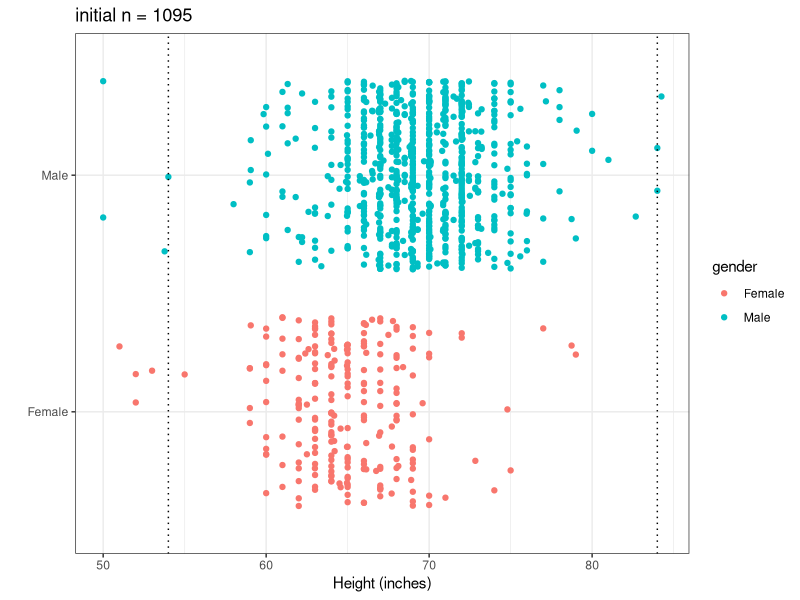
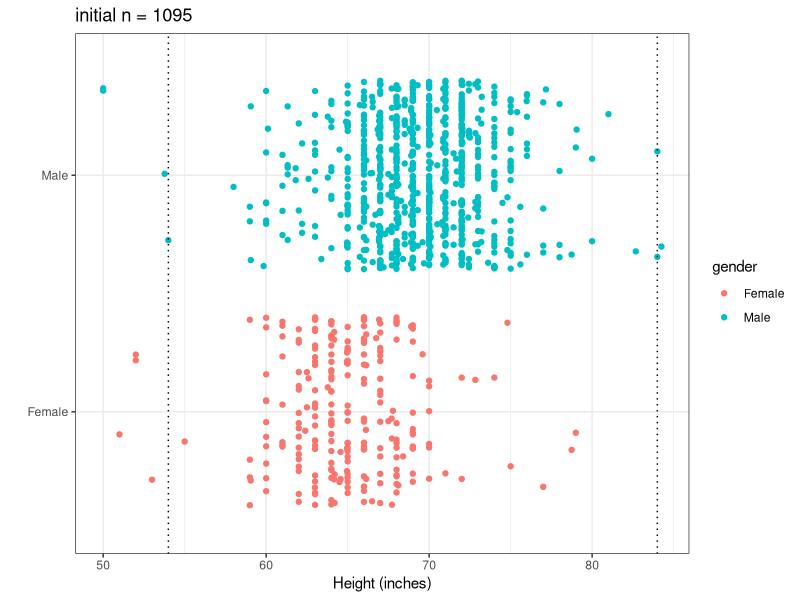

Write the R code that produced these figures, in order.

library(tidyverse)
library(dslabs)

# From: Intro to Data Science
# by Rafael A. Irizarry
# http://rafalab.dfci.harvard.edu/dsbook-part-1/

### Section 17 String Processing ####

# In section 17.7, we deal with a dataset of self-reported heights collected from a sample of students:
heights %>% as_tibble() # cleaned version of the data
reported_heights %>% as_tibble() # the original survey data (pre-cleaning)
# note that the cleaned version has had some of the rows removed already
# the original survey data has the height info stored within strings
# different respondents (students) formatted/entered their height differently... we have heterogeneity in units, format/punctuation, as well as obvious errors etc 

# In this script, we'll use stringr functions to clean up reported_heights
# the desired output is numerical data on each student's height, in consistent measurement units (let's go w/ inches), with values we know are impossible replaced w/ NA

# This is a process... we'll do as well as we can!

# I'm going to build it up step-by-step, and use a github repo to demo the process...

reported_heights$height
# To start, let's build something that handles the diversity of cases we get in a small subset, say, the first 150 entries.
reported_heights$height[1:150]

# Can we describe some of the heterogeneity here?
# 1. whole (integer) numbers between XX-XX that can be assumed as human heights in inches. what XX-XX? 48-84 seems reasonable (4 feet - 7 feet)
# 2. whole (integer) numbers that are between 4-7, that we assume are heights given in feet
  # 2b. decimal numbers between 4-7, that we assume are `feet.inches`
  # 2c. numbers with an intervening space, and the first one is is an integter between 4-7, that we assume are `feet inches`
# 3. decimal numbers that are between 48-84, that we assume are given in inches
# 4. whole (integer) or decimal numbers that are between 120ish - 210ish, that we assume are heights in cm
# 5. really big numbers that we assume are errors
# 6. numbers with ' separator that can be converted to feet and inches
  # 6b. numbers with , separator that can be converted to feet and inches
# ...

n_samp <- nrow(reported_heights)

output_df <- reported_heights[1:n_samp,] %>% 
  mutate(height = str_replace(height, '\'', '\' ')) %>% 
  mutate(height = str_replace(height, ',', ' ')) %>%  # to handle ',' as foot,inches sep 
  mutate(height = str_replace(height, '  ', ' ')) %>% # let's get spaces as separators
  pull(height) %>% 
  str_split_fixed(., pattern = ' ', n = Inf) %>% # then carve at the spaces
  data.frame() %>% 
  mutate(part_1_num = as.numeric(str_remove_all(X1, pattern = '[^0-9.]'))) %>% 
  mutate(part_2_num = as.numeric(str_remove_all(X2, pattern = '[^0-9.]'))) %>% 
  rename('part_1' = X1, 'part_2' = X2) %>% 
  mutate(height_inches = case_when(
    part_1_num > 48 & part_1_num <= 84 ~ part_1_num,
    part_1_num > 120 & part_1_num <= 215 ~ part_1_num / 2.54,
    part_1_num > 4 & part_1_num <= 7 ~ part_1_num * 12,
    part_1_num > 1.2 & part_1_num <= 2 & is.na(part_2_num) ~ part_1_num * 100 / 2.54, # let's assume a v. small number is m
    TRUE ~ NA
  )) %>% 
  mutate(height_inches = ifelse(part_2 != '' & part_2_num <= 12, height_inches + part_2_num, height_inches)) %>% 
  mutate(decimal_as_inches = part_1_num > 4 & part_1_num <= 7 & (as.character(round((part_1_num - floor(part_1_num)), digits = 2)) %in% as.character(round(seq(0.1, 0.9, by = 0.1), digits = 2)))) %>% # note the ambiguity, is 5.3s a 5'3"? I will assume as much.
  # this is clunky due to floating point
  mutate(height_inches = ifelse(decimal_as_inches == T, floor(part_1_num) * 12 + 10 * (part_1_num %% floor(part_1_num)), height_inches)) %>% # extra step for the decimal_as_inches format
  mutate(orig = reported_heights[1:n_samp, 'height']) %>% 
  mutate(gender = reported_heights[1:n_samp, 'sex']) %>% 
  select(gender, orig, height_inches)
  
# inspect the output to see if it makese sense
# let's list some cases that need to be handled still:
# row 40 is feet.inches (pretty common format I think)... DONE

# let's take a look at the distribution for the first 150 after cleaning, then expand up to more rows...

(mytitle <- str_c('initial n = ', nrow(output_df), sep = ''))
myplot <- output_df %>% 
  ggplot() + theme_bw() +
  geom_jitter(aes(x = height_inches, y = gender, color = gender), width = 0, height = 0.4) +
  labs(x = 'Height (inches)', y = '') +
  ggtitle(mytitle) +
  geom_vline(xintercept = c(54, 84), linetype = 'dotted')
myplot
ggsave(filename = 'cleaned_heights.pdf', plot = myplot, width = 6, height = 4, units = 'in')
# some extreme values... let's continue...

# a few more errors to clean up (below)
# one thing we can see is that we have some really extreme values below 4.5 feet and at 7 feet
# to decide how to handle those, we can look into how probable it is to have this many values at that extreme in a sample this size

output_df %>% as_tibble() %>% select(height_inches, orig) %>% print(n = Inf) # scan for other cases
output_df %>% as_tibble %>% select(height_inches, orig) %>% 
  slice(c(320, 332, 372))

# row 194 5.25 might *actually* be 5 and 1/4 feet 
# row 231, 242, 292 similarly values like 5.5 may not be 5'5", but rather 5'6"

# we assume people don't give their fractional height in feet if the fraction is something harder to intuit, like 10ths or 5ths. but they might give their fractional height in feet if it's x.25, x.5, x.75...

# rows 332, 492, '5.11' should be 71, not 61.3 NOT DONE YET

# row 320 '5.1' should be 61, why is it 61.2 ?? 
# ok, it's a floating point thing, so that may be a poor way to handle. DONE NOW
# row 372 '6.1' should be 73, not 73.2

# row 66 is oddball/uncommon might actually be 5'11"
# row 187 oddball '5 feet and 8.11 inches' not handled
# row 311 is oddball (in words)... these are safely handled as NAs for now, which is good

# row 448 "2'33" is nonsense/shouldn't be handled (should be NA I think) this is a weird one because they might actually be 2 feet + 33 inches which is possible, but still odd and probably shouldn't be handled DONE NOW

# row 363 that person might be 7 foot and that could be real... let's change to >= to be a just bit more permissive for the extreme heights DONE
# similarly, row 376, 214 might be real for cm height (just over 7 feet) DONE NOW

# row 288 '6,8' is not 68, but rather I think it's 6'8" DONE NOW
# and also row 357 '5,4' should be 64 not 54
# and also row 466 '5,8' should be 68 not 58
